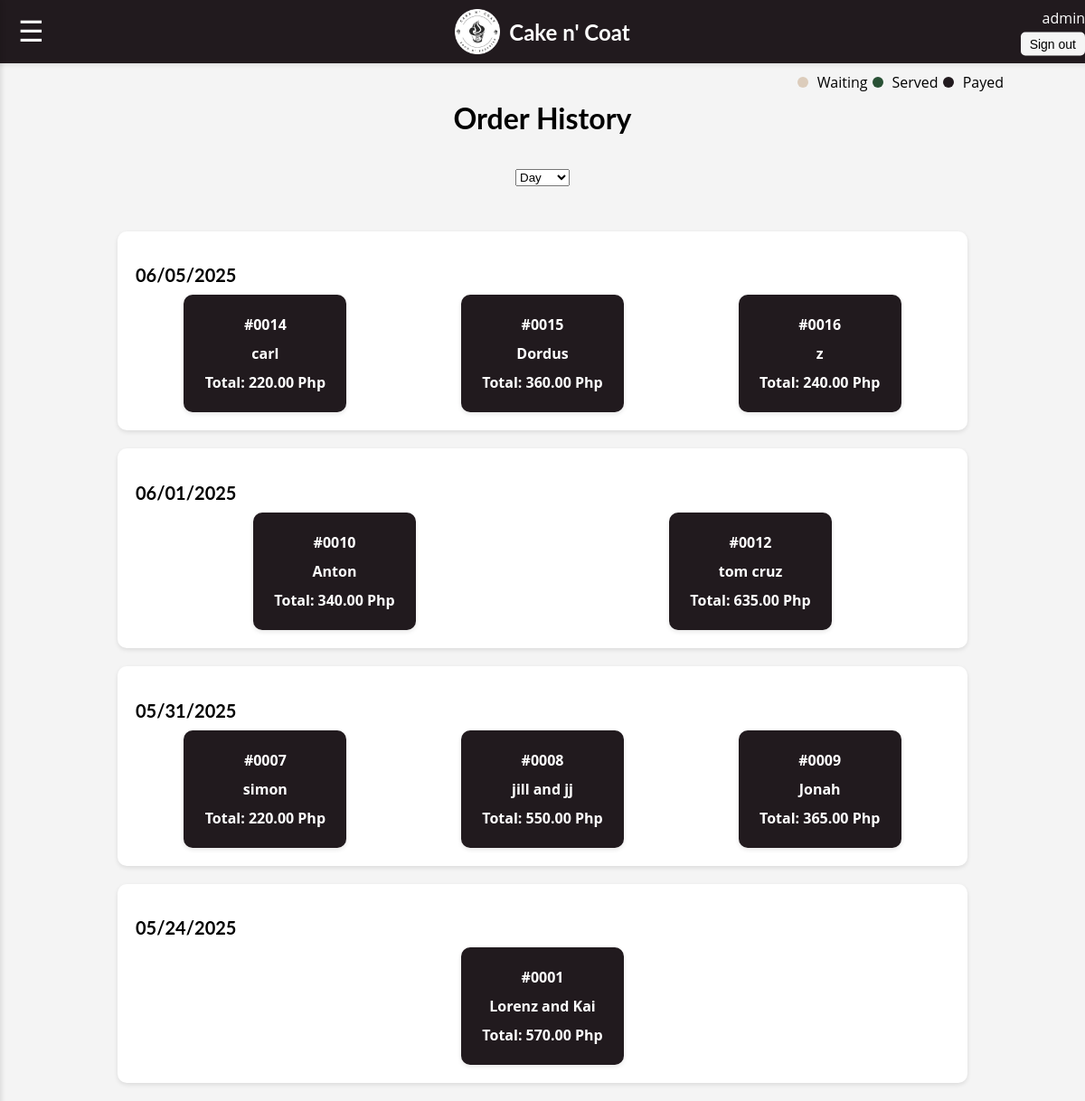
/orderHistory.php (signed in), run on the app's committed database.
### tables this page shows
CREATE TABLE `orders` (
  `oid` int(3) NOT NULL,
  `customerName` varchar(100) NOT NULL,
  `totalPrice` double(10,0) NOT NULL,
  `status` varchar(100) NOT NULL,
  `date` date NOT NULL
);

### orderHistory.php (the view, shortened to what this page needs)
<!DOCTYPE html>
<html lang="en">
<head>
    <link rel="stylesheet" href="assets/css/dashboard.css" type="text/css" />
</head>
<body>
    <div class="header">
        <div class="menu-icon-button">
            <button id="menu-toggle">&#9776;</button>
        </div>
        <img src="assets/images/cnclogo.png" alt="Logo" class="logo" />
        <div class="brand-name">Cake n' Coat</div>
        <div class="username">
            <?php echo htmlspecialchars($_SESSION['user']); ?>
            <div><button id="signOut">Sign out</button></div>
        </div>
    </div>
    <div class="main">
        <h1>Order History</h1>
        <div class="status-icons">
                <span class="status-indicator pending"></span> Waiting
                <span class="status-indicator paid"></span> Served
                <span class="status-indicator completed"></span> Payed
            </div>
        <div class="order-status">
            <form method="GET" id="filter-form">
                <select name="range" id="filter-range" onchange="document.getElementById('filter-form').submit()">
                    <option value="day" <?= ($_GET['range'] ?? 'day') === 'day' ? 'selected' : '' ?>>Day</option>
                </select>
            </form>
        </div>
        <?php
            include("database/db.php");
            $range = $_GET['range'] ?? 'day';
            $query = "SELECT * FROM orders ORDER BY date DESC";
            $result = $conn->query($query);
            $ordersGrouped = [];
            while ($row = $result->fetch_assoc()) {
                $date = strtotime($row['date']);
                if ($range === 'month') {
                    $groupKey = date("F Y", $date);
                } elseif ($range === 'week') {
                    $monday = strtotime("last Monday", $date);
                    $sunday = strtotime("next Sunday", $monday);
                    $groupKey = "Week of " . date("M j", $monday) . " – " . date("M j", $sunday);
                } else {
                    $groupKey = date("m/d/Y", $date);
                }
                $ordersGrouped[$groupKey][] = $row;
            }
            foreach ($ordersGrouped as $label => $orders) {
                echo "<div class='order-history-section'>";
                echo "<h2>" . htmlspecialchars($label) . "</h2>";
                echo "<div class='orders-grid'>";
                if (empty($orders)) {
                    echo "<p>No orders found.</p>";
                } else {
                    foreach ($orders as $order) {
                        $rawOid = $order['oid'];
                        $oid = str_pad($rawOid, 4, "0", STR_PAD_LEFT);
                        $customer = htmlspecialchars($order['customerName']);
                        $total = number_format($order['totalPrice'], 2);
                        $status = strtolower($order['status']);
                        $statusClass = '';
                        if ($status === 'paid') $statusClass = '';
                        elseif ($status === 'complete') $statusClass = 'completed';
                        elseif ($status === 'tbp') $statusClass = 'paid';
                        echo "<div class='order-card {$statusClass}' data-oid='{$rawOid}'>";
                        echo "<p>#$oid</p>";
                        echo "<p>{$customer}</p>";
                        echo "<p>Total: {$total} Php</p>";
                        echo "</div>";
                    }
                }
                echo "</div></div>";
            }
        ?>
    </div>
</body>
</html>

### assets/css/dashboard.css (style rules this page uses)
body { font-family: 'Open Sans', Arial, sans-serif; display: flex; flex-direction: column; align-items: center; height: 100vh; margin: 0; background-color: #f4f4f4; }
.header { width: 100%; display: flex; justify-content: center; align-items: center; padding: 10px; background-color:#211a1e; box-shadow: 0px 2px 5px rgba(0, 0, 0, 0.1); position: relative; }
.menu-icon-button { position: absolute; left: 10px; top: 50%; transform: translateY(-50%); }
.menu-icon-button button { font-size: 32px; background: none; border: none; color: white; cursor: pointer; letter-spacing: 5px; padding: 10px 20px; }
.logo { width: 50px; height: auto; margin-right: 10px; }
.brand-name { font-family: 'Lato', Arial, sans-serif; font-weight: bold; font-size: 24px; color: white; }
.username { position: absolute; right: 10px; top: 50%; transform: translateY(-50%); font-size: 16px; color: white; display: flex; flex-direction: column; align-items: flex-end; }
.username button { margin-top: 5px; padding: 5px 10px; font-size: 14px; background-color: #f5f5f5; color: rgb(0, 0, 0); border: none; border-radius: 5px; cursor: pointer; transition: background-color 0.3s; }
.main { display: flex; flex-direction: column; justify-content: center; align-items: center; flex-grow: 1; width: 1000px; position: relative; padding: 20px; }
.order-status { display: flex; justify-content: flex-end; align-items: center; margin-bottom: 20px; font-size: 16px; gap: 20px; }
.status-icons { display: flex; align-items: center; gap: 10px; }
.status-indicator { display: inline-block; width: 12px; height: 12px; border-radius: 50%; margin-right: 5px; }
.status-indicator.pending { background-color: #dcccbb; }
.status-indicator.paid { background-color: #295135; }
.status-indicator.completed { background-color: #211a1e; }
.orders-grid { display: grid; grid-template-columns: repeat(auto-fit, minmax(150px, 1fr)); gap: 20px; justify-items: center; }
.order-card { background-color: #dcccbb; padding: 15px; border-radius: 10px; box-shadow: 0px 2px 5px rgba(0, 0, 0, 0.1); text-align: center; font-size: 16px; font-weight: bold; color: #333; width: 150px; height: 100px; display: flex; flex-direction: column; justify-content: center; align-items: center; }
.order-card p { margin: 5px 0; }
h1, h2, h3, h4, h5, h6 { font-family: 'Lato', Arial, sans-serif; }
.brand-name { color: white; }
.order-history-section { margin-top: 20px; padding: 20px; background-color: white; border-radius: 10px; box-shadow: 0px 2px 5px rgba(0, 0, 0, 0.1); width: 100%; max-width: 900px; }
.order-history-section h2 { font-size: 20px; font-weight: bold; margin-bottom: 10px; text-align: left; }
.order-card.completed { background-color: #211a1e; color: white; }
.status-icons { position: absolute; top: 10px; right: 10px; display: flex; gap: 5px; }
.order-status { display: inline-block; padding: 10px 15px; font-size: 18px; font-weight: bold; border-radius: 10px; color: white; }

### data on the page
orders: oid "0014", customerName "carl", totalPrice "220.00"
orders: oid "0015", customerName "Dordus", totalPrice "360.00"
orders: oid "0016", customerName "z", totalPrice "240.00"
orders: oid "0010", customerName "Anton", totalPrice "340.00"
orders: oid "0012", customerName "tom cruz", totalPrice "635.00"
orders: oid "0007", customerName "simon", totalPrice "220.00"
orders: oid "0008", customerName "jill and jj", totalPrice "550.00"
orders: oid "0009", customerName "Jonah", totalPrice "365.00"
orders: oid "0001", customerName "Lorenz and Kai", totalPrice "570.00"

### other printed values
$_SESSION['user'] "admin"
$label "06/05/2025"
$label "06/01/2025"
$label "05/31/2025"
$label "05/24/2025"
